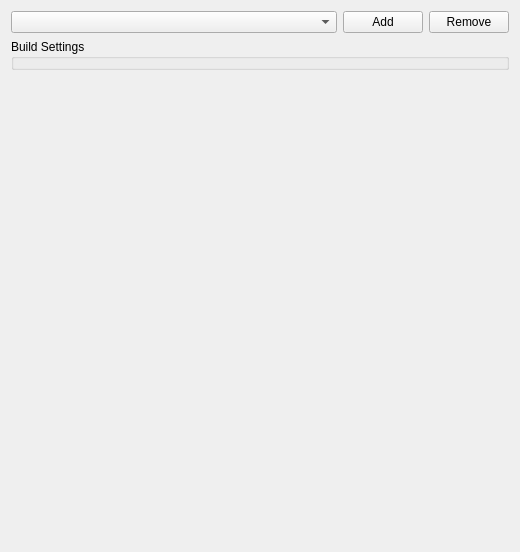
<?xml version="1.0" encoding="UTF-8"?>
<ui version="4.0">
 <class>QMakeConfig</class>
 <widget class="QWidget" name="QMakeConfig">
  <property name="geometry">
   <rect>
    <x>0</x>
    <y>0</y>
    <width>520</width>
    <height>552</height>
   </rect>
  </property>
  <layout class="QVBoxLayout" name="verticalLayout">
   <item>
    <layout class="QHBoxLayout" name="horizontalLayout">
     <property name="sizeConstraint">
      <enum>QLayout::SetMinimumSize</enum>
     </property>
     <item>
      <widget class="KComboBox" name="buildDirCombo"/>
     </item>
     <item>
      <widget class="QPushButton" name="addButton">
       <property name="sizePolicy">
        <sizepolicy hsizetype="Fixed" vsizetype="Fixed">
         <horstretch>0</horstretch>
         <verstretch>0</verstretch>
        </sizepolicy>
       </property>
       <property name="text">
        <string>Add</string>
       </property>
       <property name="icon">
        <iconset theme="list-add"/>
       </property>
      </widget>
     </item>
     <item>
      <widget class="QPushButton" name="removeButton">
       <property name="sizePolicy">
        <sizepolicy hsizetype="Fixed" vsizetype="Fixed">
         <horstretch>0</horstretch>
         <verstretch>0</verstretch>
        </sizepolicy>
       </property>
       <property name="text">
        <string>Remove</string>
       </property>
       <property name="icon">
        <iconset theme="list-remove"/>
       </property>
      </widget>
     </item>
    </layout>
   </item>
   <item>
    <widget class="QGroupBox" name="groupBox">
     <property name="maximumSize">
      <size>
       <width>16777215</width>
       <height>273</height>
      </size>
     </property>
     <property name="title">
      <string>Build Settings</string>
     </property>
    </widget>
   </item>
   <item>
    <spacer name="verticalSpacer">
     <property name="orientation">
      <enum>Qt::Vertical</enum>
     </property>
     <property name="sizeHint" stdset="0">
      <size>
       <width>20</width>
       <height>492</height>
      </size>
     </property>
    </spacer>
   </item>
  </layout>
 </widget>
 <customwidgets>
  <customwidget>
   <class>KComboBox</class>
   <extends>QComboBox</extends>
   <header>kcombobox.h</header>
  </customwidget>
 </customwidgets>
 <resources/>
 <connections/>
</ui>
